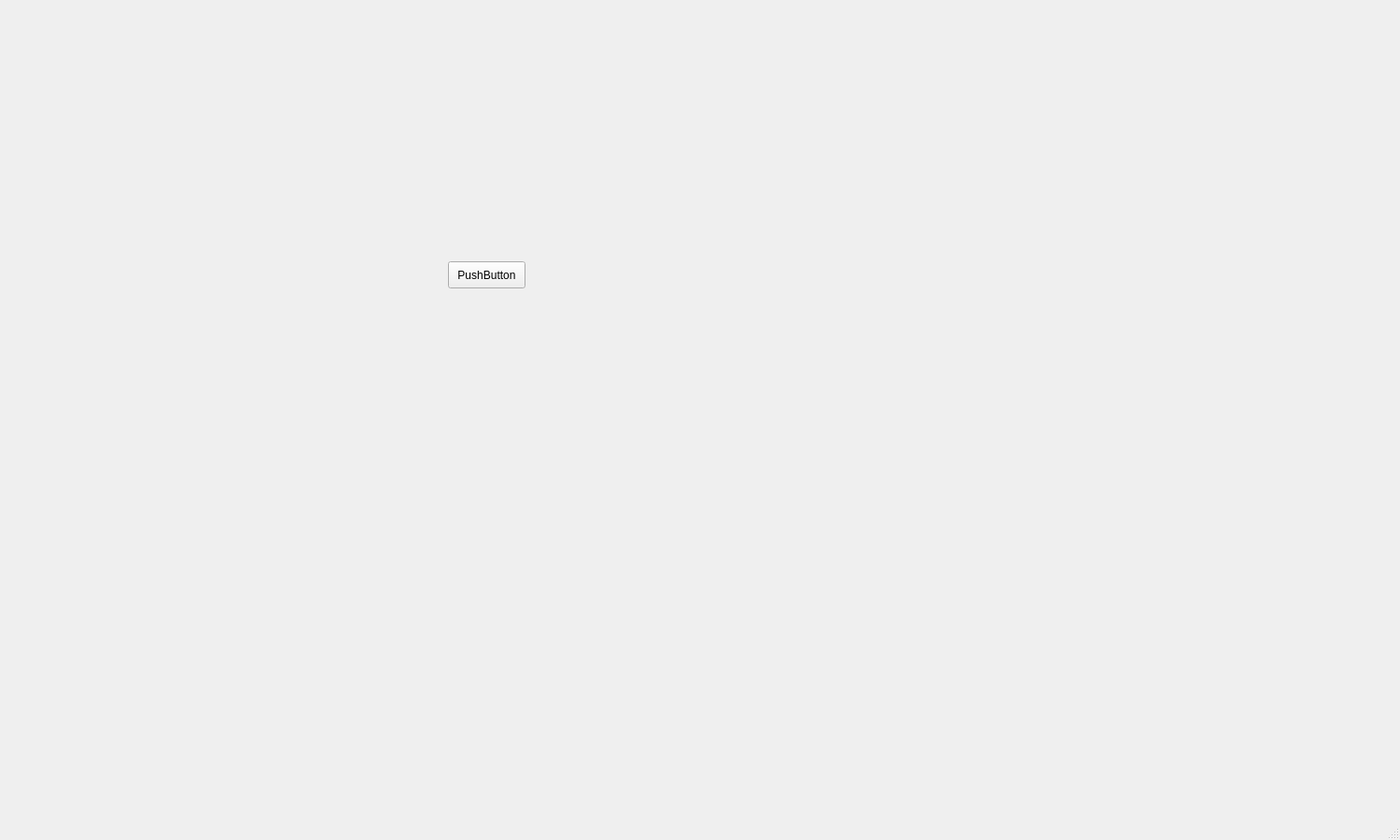
<?xml version="1.0" encoding="UTF-8"?>
<ui version="4.0">
 <class>HelpScreen</class>
 <widget class="QMainWindow" name="HelpScreen">
  <property name="geometry">
   <rect>
    <x>0</x>
    <y>0</y>
    <width>1500</width>
    <height>900</height>
   </rect>
  </property>
  <property name="windowTitle">
   <string>MainWindow</string>
  </property>
  <widget class="QWidget" name="centralwidget">
   <widget class="QPushButton" name="btn_closeWindow">
    <property name="geometry">
     <rect>
      <x>480</x>
      <y>280</y>
      <width>83</width>
      <height>29</height>
     </rect>
    </property>
    <property name="text">
     <string>PushButton</string>
    </property>
   </widget>
  </widget>
  <widget class="QMenuBar" name="menubar">
   <property name="geometry">
    <rect>
     <x>0</x>
     <y>0</y>
     <width>1500</width>
     <height>25</height>
    </rect>
   </property>
  </widget>
  <widget class="QStatusBar" name="statusbar"/>
 </widget>
 <resources/>
 <connections/>
</ui>
